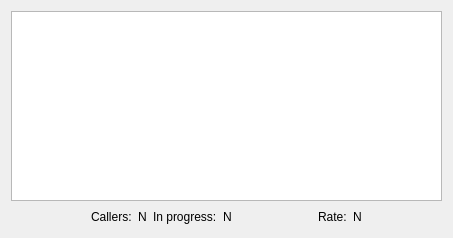
<?xml version="1.0" encoding="UTF-8"?>
<ui version="4.0">
 <class>FoxLogWindow</class>
 <widget class="QWidget" name="FoxLogWindow">
  <property name="geometry">
   <rect>
    <x>0</x>
    <y>0</y>
    <width>453</width>
    <height>238</height>
   </rect>
  </property>
  <property name="contextMenuPolicy">
   <enum>Qt::DefaultContextMenu</enum>
  </property>
  <property name="windowTitle">
   <string>Fox Log</string>
  </property>
  <layout class="QVBoxLayout" name="verticalLayout">
   <item>
    <widget class="QTableView" name="log_table_view">
     <property name="contextMenuPolicy">
      <enum>Qt::ActionsContextMenu</enum>
     </property>
     <property name="toolTip">
      <string>&lt;html&gt;&lt;head/&gt;&lt;body&gt;&lt;p&gt;Right-click here for available actions.&lt;/p&gt;&lt;/body&gt;&lt;/html&gt;</string>
     </property>
     <attribute name="horizontalHeaderStretchLastSection">
      <bool>true</bool>
     </attribute>
    </widget>
   </item>
   <item>
    <layout class="QHBoxLayout" name="horizontalLayout">
     <item>
      <spacer name="horizontalSpacer_2">
       <property name="orientation">
        <enum>Qt::Horizontal</enum>
       </property>
       <property name="sizeHint" stdset="0">
        <size>
         <width>40</width>
         <height>20</height>
        </size>
       </property>
      </spacer>
     </item>
     <item>
      <widget class="QLabel" name="label">
       <property name="text">
        <string>Callers:</string>
       </property>
      </widget>
     </item>
     <item>
      <widget class="QLabel" name="callers_label">
       <property name="text">
        <string>N</string>
       </property>
      </widget>
     </item>
     <item>
      <widget class="QLabel" name="label_2">
       <property name="text">
        <string>In progress:</string>
       </property>
      </widget>
     </item>
     <item>
      <widget class="QLabel" name="queued_label">
       <property name="text">
        <string>N</string>
       </property>
      </widget>
     </item>
     <item>
      <spacer name="horizontalSpacer">
       <property name="orientation">
        <enum>Qt::Horizontal</enum>
       </property>
       <property name="sizeHint" stdset="0">
        <size>
         <width>40</width>
         <height>20</height>
        </size>
       </property>
      </spacer>
     </item>
     <item>
      <widget class="QLabel" name="label_4">
       <property name="text">
        <string>Rate:</string>
       </property>
      </widget>
     </item>
     <item>
      <widget class="QLabel" name="rate_label">
       <property name="toolTip">
        <string>&lt;html&gt;&lt;head/&gt;&lt;body&gt;&lt;p&gt;Last 10: Average rate (QSOs/hour) for the last 10 QSOs.&lt;br/&gt;Last 100:  Average rate (QSOs/hour) for the last 100 QSOs. &lt;br/&gt;Last 60m: Average rate (QSOs/hour) for the last 60 minutes.&lt;/span&gt;&lt;/p&gt;&lt;/body&gt;&lt;/html&gt;</string>
       </property>
       <property name="text">
        <string>N</string>
       </property>
      </widget>
     </item>
     <item>
      <spacer name="horizontalSpacer_3">
       <property name="orientation">
        <enum>Qt::Horizontal</enum>
       </property>
       <property name="sizeHint" stdset="0">
        <size>
         <width>40</width>
         <height>20</height>
        </size>
       </property>
      </spacer>
     </item>
    </layout>
   </item>
  </layout>
 </widget>
 <resources/>
 <connections/>
</ui>
